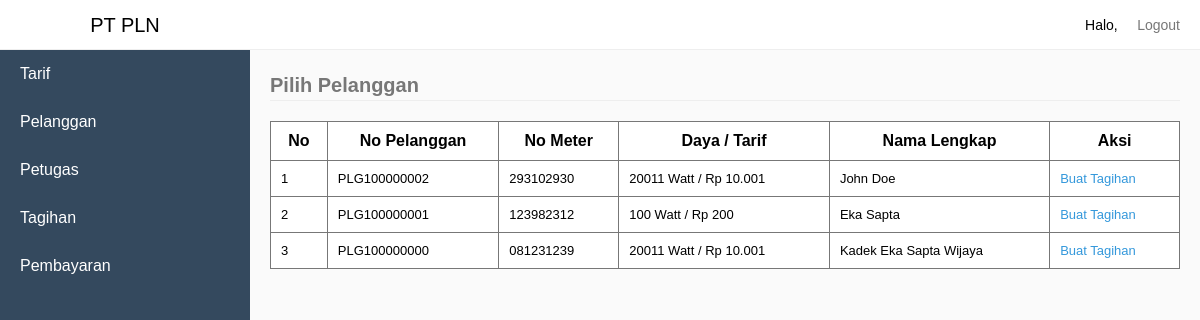
The app's page /sources/pilihpelanggan.php with its own data.
### tables this page shows
CREATE TABLE `tb_pelanggan` (
  `KodePelanggan` int(11) NOT NULL,
  `NoPelanggan` varchar(100) NOT NULL,
  `NoMeter` varchar(100) NOT NULL,
  `KodeTarif` int(11) NOT NULL,
  `NamaLengkap` varchar(100) NOT NULL,
  `Telp` varchar(16) NOT NULL,
  `Alamat` varchar(255) NOT NULL
);

CREATE TABLE `tb_tarif` (
  `KodeTarif` int(11) NOT NULL,
  `Daya` varchar(50) NOT NULL,
  `TarifPerKwh` double(10,0) NOT NULL,
  `Beban` double(10,0) NOT NULL
);

### sources/pilihpelanggan.php (the view, shortened to what this page needs)
<?php
	require_once "sources/maintemplate/header.php";
	$selectPlg = mysqli_query($connect, "SELECT * FROM tb_pelanggan INNER JOIN tb_tarif USING(KodeTarif) ORDER BY KodePelanggan DESC");
	if(mysqli_num_rows($selectPlg) > 0) {
?>
<legend>Pilih Pelanggan</legend>
<table style="border-collapse: collapse;" border="1">
	<tr>
		<th>No</th>
		<th>No Pelanggan</th>
		<th>No Meter</th>
		<th>Daya / Tarif</th>
		<th>Nama Lengkap</th>
		<th>Aksi</th>
	</tr>
	<?php
		$No = 1;
		while($row = mysqli_fetch_assoc($selectPlg)) {
	?>
	<tr>
		<td><?php echo $No; ?></td>
		<td><?php echo $row['NoPelanggan']; ?></td>
		<td><?php echo $row['NoMeter']; ?></td>
		<td><?php echo $row['Daya']." Watt / Rp ".number_format($row['TarifPerKwh'], 0, '', '.'); ?></td>
		<td>
			<?php
				if(strlen($row['NamaLengkap']) > 22) {
					echo substr($row['NamaLengkap'], 0, 18)."...";
				} else {
					echo $row['NamaLengkap'];
				}
			?>
		</td>
		<td><a href="index.php?pages=inputtagihan&NoPelanggan=<?php echo $row['NoPelanggan']; ?>">Buat Tagihan</a></td>
	</tr>
	<?php
			$No++;
		}
	?>
</table>
<?php
	} else {
		echo "Data Tarif Tidak ada";
	}
	require_once "sources/maintemplate/footer.php";

### assets/style.css (style rules this page uses)
* { padding:0; margin:0; box-sizing: border-box; font-family: sans-serif; }
legend { border-bottom: 1px solid #eee; line-height: 30px; margin-bottom: 20px; font-size: 20px; font-weight: bold; color: #777; }
body { background-color: #fafafa; }
table { border-collapse: collapse; border: 1px solid #777; width:100%; background-color: #fff; margin-bottom: 20px; }
table td { font-size: 13px; }
table tr > td:last-child a { text-decoration: none; }
table tr > td:last-child a:last-child { color: #E74C3C; }
table tr > td:last-child a:first-child { color: #3498DB; }
table td, th { border: 1px solid #777; padding: 10px; }

### records on screen
tb_pelanggan: NoPelanggan "PLG100000002", NoMeter "293102930", KodeTarif.Daya "20011", KodeTarif.TarifPerKwh "10.001", NamaLengkap "John Doe"
tb_pelanggan: NoPelanggan "PLG100000001", NoMeter "123982312", KodeTarif.Daya "100", KodeTarif.TarifPerKwh "200", NamaLengkap "Eka Sapta"
tb_pelanggan: NoPelanggan "PLG100000000", NoMeter "081231239", KodeTarif.Daya "20011", KodeTarif.TarifPerKwh "10.001", NamaLengkap "Kadek Eka Sapta Wijaya"
